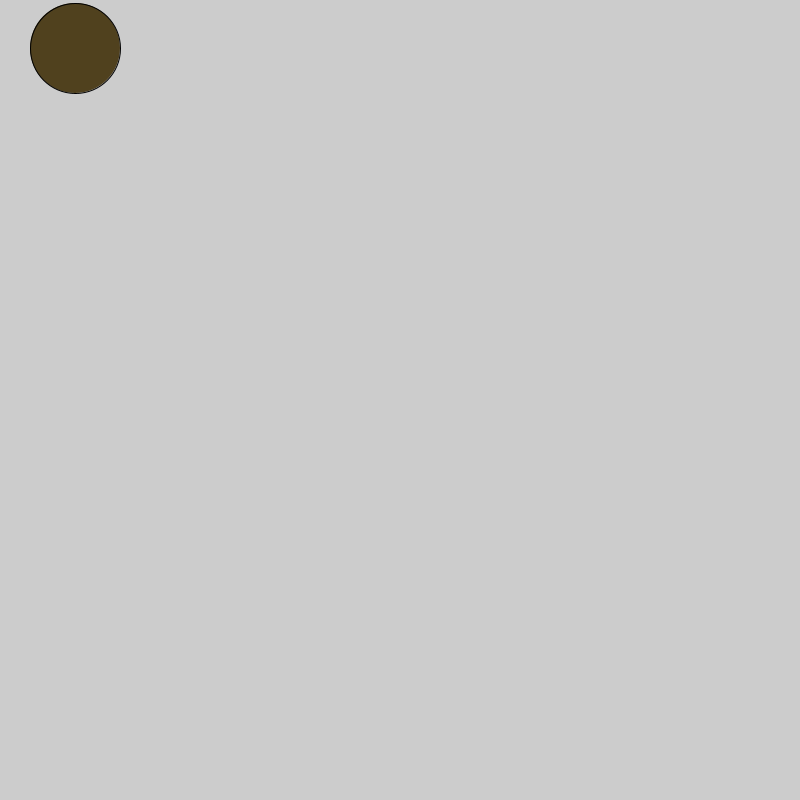
Frame 1 (no input)
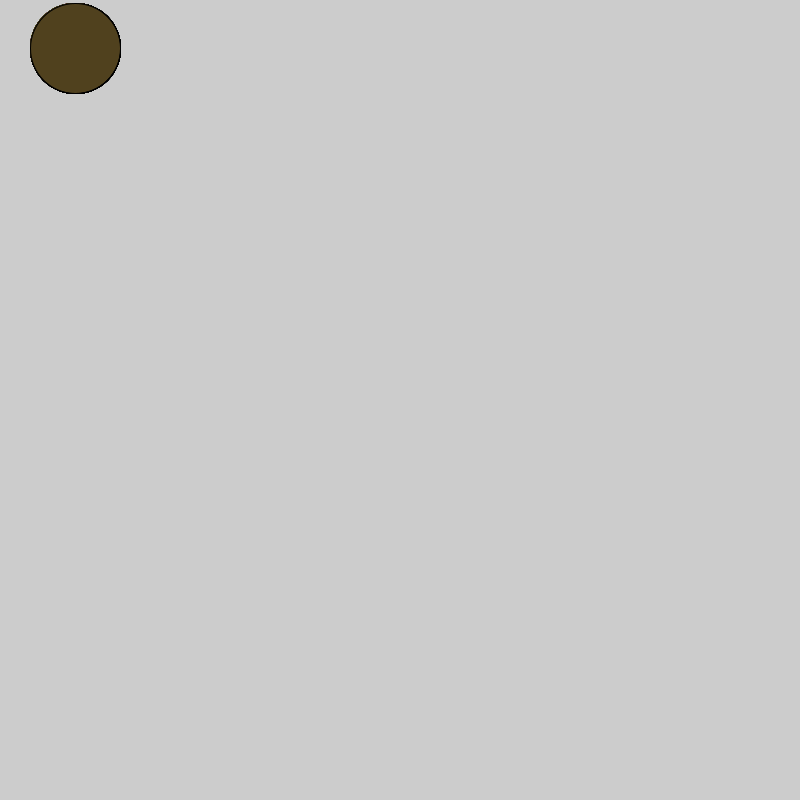
Frame 60 (the mouse pressed at the canvas centre just before this capture)
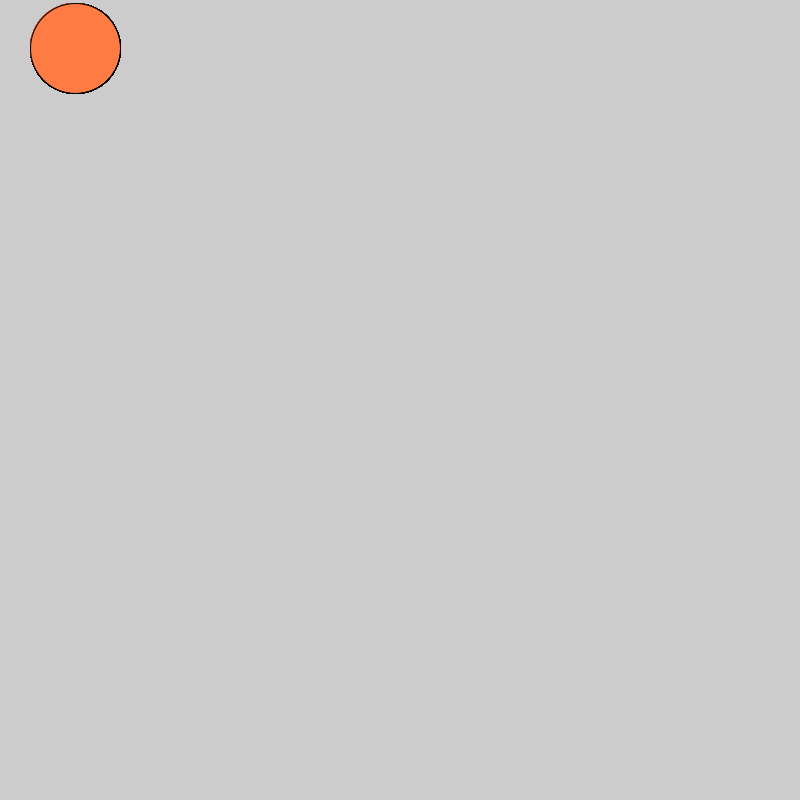
Frame 120 (the mouse held since frame 60 and released just before this capture)

The Processing sketch that drew these frames (run headless with seeded random() and noise(); from frame 60 on, the mouse is pressed at the canvas centre):

// Processing sketch: LogicalDOT
// ── LogicalDOT.pde
void setup(){
 size(800,800); 
} 
  void draw(){
  if(mousePressed){
    fill(367,123,68);
  }
    else{
    fill(80,65,30);
    }
    ellipse(75,48,90,90);
    
    
    
    
    }  
    
    
